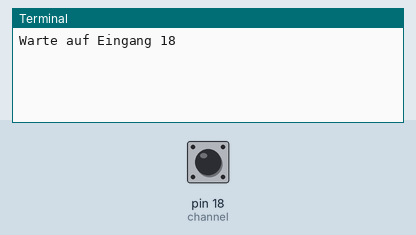
The program below on a simulated Raspberry Pi (header pin numbers). Shown: the last lines printed to the terminal. Inputs (shaded band) come from the test bench; at power-on: pin 18 (channel) LOW.

Above: at 1.2 s.
1.3 s: pin 18 (channel) pulled HIGH for 0.15 s
At 1.8 s:
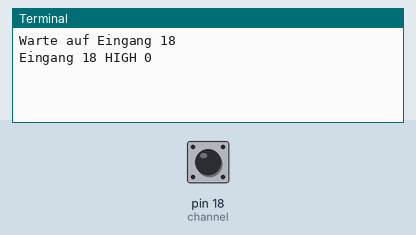
2.9 s: pin 18 (channel) pulled HIGH for 1 s
At 4.9 s:
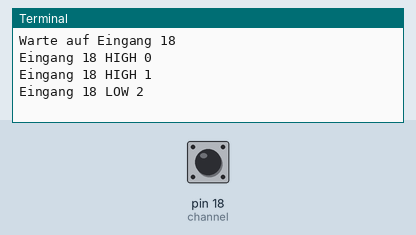
5.4 s: pin 18 (channel) pulled HIGH for 0.15 s
At 6.1 s:
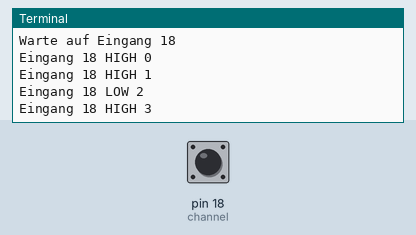

The program:

eingangflanke.py
```python
#!/usr/bin/env python
#coding: utf8

# https://indibit.de/raspberry-pi-gpio-ausgaenge-schalten-eingaenge-lesen/#Steigende_und_fallende_Flanke

import time
import RPi.GPIO as GPIO

# Zählweise der Pins festlegen
GPIO.setmode(GPIO.BOARD)

# Pin 18 (GPIO 24) als Eingang festlegen
channel = 18
GPIO.setup(channel , GPIO.IN, pull_up_down = GPIO.PUD_DOWN)

# Schleifenzähler
i = 0

# Ereignis-Funktion für Eingang HIGH
def doIfHigh(channel):
    # Zugriff auf Variable i ermöglichen
    global i

    if GPIO.input(channel) == GPIO.HIGH:
        # Wenn Eingang HIGH ist, Ausgabe im Terminal erzeugen
        print "Eingang " + str(channel) + " HIGH " + str(i)
    else:
        # Wenn Eingang LOW ist, Ausgabe im Terminal erzeugen
        print "Eingang " + str(channel) + " LOW " + str(i)

    # Schleifenzähler erhöhen
    i = i + 1

# Ereignis deklarieren

GPIO.add_event_detect(channel, GPIO.BOTH, callback = doIfHigh, bouncetime = 500)

# Eigentlicher Programmablauf
print "Warte auf Eingang " + str(channel)
while 1:
    time.sleep(0.1)
```

Measured:
- after the input at 1.3 s, the terminal: prints a new line at once (image 1)
- after the input at 2.9 s, the terminal: prints a new line at once (image 2)
- after the input at 5.4 s, the terminal: prints a new line at once (image 3)
